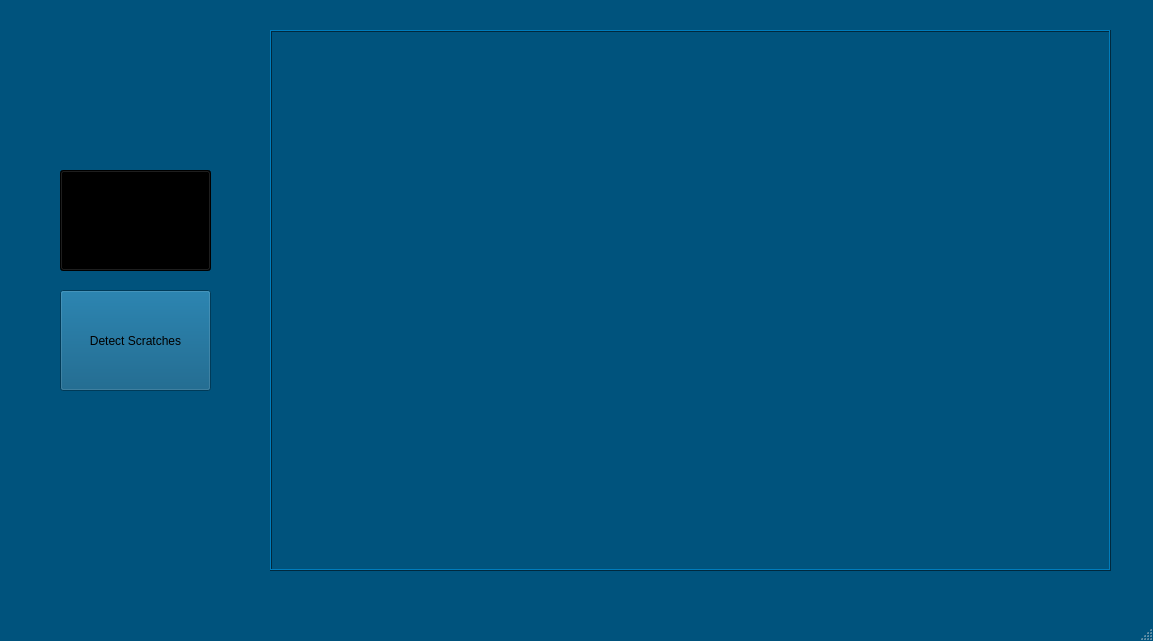
<?xml version="1.0" encoding="UTF-8"?>
<ui version="4.0">
 <class>MainWindow</class>
 <widget class="QMainWindow" name="MainWindow">
  <property name="geometry">
   <rect>
    <x>0</x>
    <y>0</y>
    <width>1153</width>
    <height>641</height>
   </rect>
  </property>
  <property name="minimumSize">
   <size>
    <width>1153</width>
    <height>641</height>
   </size>
  </property>
  <property name="maximumSize">
   <size>
    <width>1153</width>
    <height>681</height>
   </size>
  </property>
  <property name="palette">
   <palette>
    <active>
     <colorrole role="WindowText">
      <brush brushstyle="SolidPattern">
       <color alpha="255">
        <red>255</red>
        <green>255</green>
        <blue>255</blue>
       </color>
      </brush>
     </colorrole>
     <colorrole role="Button">
      <brush brushstyle="SolidPattern">
       <color alpha="255">
        <red>0</red>
        <green>83</green>
        <blue>125</blue>
       </color>
      </brush>
     </colorrole>
     <colorrole role="Light">
      <brush brushstyle="SolidPattern">
       <color alpha="255">
        <red>0</red>
        <green>124</green>
        <blue>188</blue>
       </color>
      </brush>
     </colorrole>
     <colorrole role="Midlight">
      <brush brushstyle="SolidPattern">
       <color alpha="255">
        <red>0</red>
        <green>103</green>
        <blue>156</blue>
       </color>
      </brush>
     </colorrole>
     <colorrole role="Dark">
      <brush brushstyle="SolidPattern">
       <color alpha="255">
        <red>0</red>
        <green>41</green>
        <blue>62</blue>
       </color>
      </brush>
     </colorrole>
     <colorrole role="Mid">
      <brush brushstyle="SolidPattern">
       <color alpha="255">
        <red>0</red>
        <green>55</green>
        <blue>83</blue>
       </color>
      </brush>
     </colorrole>
     <colorrole role="Text">
      <brush brushstyle="SolidPattern">
       <color alpha="255">
        <red>255</red>
        <green>255</green>
        <blue>255</blue>
       </color>
      </brush>
     </colorrole>
     <colorrole role="BrightText">
      <brush brushstyle="SolidPattern">
       <color alpha="255">
        <red>255</red>
        <green>255</green>
        <blue>255</blue>
       </color>
      </brush>
     </colorrole>
     <colorrole role="ButtonText">
      <brush brushstyle="SolidPattern">
       <color alpha="255">
        <red>255</red>
        <green>255</green>
        <blue>255</blue>
       </color>
      </brush>
     </colorrole>
     <colorrole role="Base">
      <brush brushstyle="SolidPattern">
       <color alpha="255">
        <red>0</red>
        <green>0</green>
        <blue>0</blue>
       </color>
      </brush>
     </colorrole>
     <colorrole role="Window">
      <brush brushstyle="SolidPattern">
       <color alpha="255">
        <red>0</red>
        <green>83</green>
        <blue>125</blue>
       </color>
      </brush>
     </colorrole>
     <colorrole role="Shadow">
      <brush brushstyle="SolidPattern">
       <color alpha="255">
        <red>0</red>
        <green>0</green>
        <blue>0</blue>
       </color>
      </brush>
     </colorrole>
     <colorrole role="AlternateBase">
      <brush brushstyle="SolidPattern">
       <color alpha="255">
        <red>0</red>
        <green>41</green>
        <blue>62</blue>
       </color>
      </brush>
     </colorrole>
     <colorrole role="ToolTipBase">
      <brush brushstyle="SolidPattern">
       <color alpha="255">
        <red>255</red>
        <green>255</green>
        <blue>220</blue>
       </color>
      </brush>
     </colorrole>
     <colorrole role="ToolTipText">
      <brush brushstyle="SolidPattern">
       <color alpha="255">
        <red>0</red>
        <green>0</green>
        <blue>0</blue>
       </color>
      </brush>
     </colorrole>
    </active>
    <inactive>
     <colorrole role="WindowText">
      <brush brushstyle="SolidPattern">
       <color alpha="255">
        <red>255</red>
        <green>255</green>
        <blue>255</blue>
       </color>
      </brush>
     </colorrole>
     <colorrole role="Button">
      <brush brushstyle="SolidPattern">
       <color alpha="255">
        <red>0</red>
        <green>83</green>
        <blue>125</blue>
       </color>
      </brush>
     </colorrole>
     <colorrole role="Light">
      <brush brushstyle="SolidPattern">
       <color alpha="255">
        <red>0</red>
        <green>124</green>
        <blue>188</blue>
       </color>
      </brush>
     </colorrole>
     <colorrole role="Midlight">
      <brush brushstyle="SolidPattern">
       <color alpha="255">
        <red>0</red>
        <green>103</green>
        <blue>156</blue>
       </color>
      </brush>
     </colorrole>
     <colorrole role="Dark">
      <brush brushstyle="SolidPattern">
       <color alpha="255">
        <red>0</red>
        <green>41</green>
        <blue>62</blue>
       </color>
      </brush>
     </colorrole>
     <colorrole role="Mid">
      <brush brushstyle="SolidPattern">
       <color alpha="255">
        <red>0</red>
        <green>55</green>
        <blue>83</blue>
       </color>
      </brush>
     </colorrole>
     <colorrole role="Text">
      <brush brushstyle="SolidPattern">
       <color alpha="255">
        <red>255</red>
        <green>255</green>
        <blue>255</blue>
       </color>
      </brush>
     </colorrole>
     <colorrole role="BrightText">
      <brush brushstyle="SolidPattern">
       <color alpha="255">
        <red>255</red>
        <green>255</green>
        <blue>255</blue>
       </color>
      </brush>
     </colorrole>
     <colorrole role="ButtonText">
      <brush brushstyle="SolidPattern">
       <color alpha="255">
        <red>255</red>
        <green>255</green>
        <blue>255</blue>
       </color>
      </brush>
     </colorrole>
     <colorrole role="Base">
      <brush brushstyle="SolidPattern">
       <color alpha="255">
        <red>0</red>
        <green>0</green>
        <blue>0</blue>
       </color>
      </brush>
     </colorrole>
     <colorrole role="Window">
      <brush brushstyle="SolidPattern">
       <color alpha="255">
        <red>0</red>
        <green>83</green>
        <blue>125</blue>
       </color>
      </brush>
     </colorrole>
     <colorrole role="Shadow">
      <brush brushstyle="SolidPattern">
       <color alpha="255">
        <red>0</red>
        <green>0</green>
        <blue>0</blue>
       </color>
      </brush>
     </colorrole>
     <colorrole role="AlternateBase">
      <brush brushstyle="SolidPattern">
       <color alpha="255">
        <red>0</red>
        <green>41</green>
        <blue>62</blue>
       </color>
      </brush>
     </colorrole>
     <colorrole role="ToolTipBase">
      <brush brushstyle="SolidPattern">
       <color alpha="255">
        <red>255</red>
        <green>255</green>
        <blue>220</blue>
       </color>
      </brush>
     </colorrole>
     <colorrole role="ToolTipText">
      <brush brushstyle="SolidPattern">
       <color alpha="255">
        <red>0</red>
        <green>0</green>
        <blue>0</blue>
       </color>
      </brush>
     </colorrole>
    </inactive>
    <disabled>
     <colorrole role="WindowText">
      <brush brushstyle="SolidPattern">
       <color alpha="255">
        <red>0</red>
        <green>41</green>
        <blue>62</blue>
       </color>
      </brush>
     </colorrole>
     <colorrole role="Button">
      <brush brushstyle="SolidPattern">
       <color alpha="255">
        <red>0</red>
        <green>83</green>
        <blue>125</blue>
       </color>
      </brush>
     </colorrole>
     <colorrole role="Light">
      <brush brushstyle="SolidPattern">
       <color alpha="255">
        <red>0</red>
        <green>124</green>
        <blue>188</blue>
       </color>
      </brush>
     </colorrole>
     <colorrole role="Midlight">
      <brush brushstyle="SolidPattern">
       <color alpha="255">
        <red>0</red>
        <green>103</green>
        <blue>156</blue>
       </color>
      </brush>
     </colorrole>
     <colorrole role="Dark">
      <brush brushstyle="SolidPattern">
       <color alpha="255">
        <red>0</red>
        <green>41</green>
        <blue>62</blue>
       </color>
      </brush>
     </colorrole>
     <colorrole role="Mid">
      <brush brushstyle="SolidPattern">
       <color alpha="255">
        <red>0</red>
        <green>55</green>
        <blue>83</blue>
       </color>
      </brush>
     </colorrole>
     <colorrole role="Text">
      <brush brushstyle="SolidPattern">
       <color alpha="255">
        <red>0</red>
        <green>41</green>
        <blue>62</blue>
       </color>
      </brush>
     </colorrole>
     <colorrole role="BrightText">
      <brush brushstyle="SolidPattern">
       <color alpha="255">
        <red>255</red>
        <green>255</green>
        <blue>255</blue>
       </color>
      </brush>
     </colorrole>
     <colorrole role="ButtonText">
      <brush brushstyle="SolidPattern">
       <color alpha="255">
        <red>0</red>
        <green>41</green>
        <blue>62</blue>
       </color>
      </brush>
     </colorrole>
     <colorrole role="Base">
      <brush brushstyle="SolidPattern">
       <color alpha="255">
        <red>0</red>
        <green>83</green>
        <blue>125</blue>
       </color>
      </brush>
     </colorrole>
     <colorrole role="Window">
      <brush brushstyle="SolidPattern">
       <color alpha="255">
        <red>0</red>
        <green>83</green>
        <blue>125</blue>
       </color>
      </brush>
     </colorrole>
     <colorrole role="Shadow">
      <brush brushstyle="SolidPattern">
       <color alpha="255">
        <red>0</red>
        <green>0</green>
        <blue>0</blue>
       </color>
      </brush>
     </colorrole>
     <colorrole role="AlternateBase">
      <brush brushstyle="SolidPattern">
       <color alpha="255">
        <red>0</red>
        <green>83</green>
        <blue>125</blue>
       </color>
      </brush>
     </colorrole>
     <colorrole role="ToolTipBase">
      <brush brushstyle="SolidPattern">
       <color alpha="255">
        <red>255</red>
        <green>255</green>
        <blue>220</blue>
       </color>
      </brush>
     </colorrole>
     <colorrole role="ToolTipText">
      <brush brushstyle="SolidPattern">
       <color alpha="255">
        <red>0</red>
        <green>0</green>
        <blue>0</blue>
       </color>
      </brush>
     </colorrole>
    </disabled>
   </palette>
  </property>
  <property name="windowTitle">
   <string>Scratch Detector</string>
  </property>
  <property name="windowIcon">
   <iconset resource="icons.qrc">
    <normaloff>:/scratch.png</normaloff>:/scratch.png</iconset>
  </property>
  <widget class="QWidget" name="centralwidget">
   <widget class="QToolButton" name="load_image">
    <property name="geometry">
     <rect>
      <x>60</x>
      <y>170</y>
      <width>151</width>
      <height>101</height>
     </rect>
    </property>
    <property name="palette">
     <palette>
      <active>
       <colorrole role="WindowText">
        <brush brushstyle="SolidPattern">
         <color alpha="255">
          <red>255</red>
          <green>255</green>
          <blue>255</blue>
         </color>
        </brush>
       </colorrole>
       <colorrole role="Button">
        <brush brushstyle="SolidPattern">
         <color alpha="255">
          <red>0</red>
          <green>0</green>
          <blue>0</blue>
         </color>
        </brush>
       </colorrole>
       <colorrole role="Light">
        <brush brushstyle="SolidPattern">
         <color alpha="255">
          <red>0</red>
          <green>0</green>
          <blue>0</blue>
         </color>
        </brush>
       </colorrole>
       <colorrole role="Midlight">
        <brush brushstyle="SolidPattern">
         <color alpha="255">
          <red>0</red>
          <green>0</green>
          <blue>0</blue>
         </color>
        </brush>
       </colorrole>
       <colorrole role="Dark">
        <brush brushstyle="SolidPattern">
         <color alpha="255">
          <red>0</red>
          <green>0</green>
          <blue>0</blue>
         </color>
        </brush>
       </colorrole>
       <colorrole role="Mid">
        <brush brushstyle="SolidPattern">
         <color alpha="255">
          <red>0</red>
          <green>0</green>
          <blue>0</blue>
         </color>
        </brush>
       </colorrole>
       <colorrole role="Text">
        <brush brushstyle="SolidPattern">
         <color alpha="255">
          <red>0</red>
          <green>0</green>
          <blue>0</blue>
         </color>
        </brush>
       </colorrole>
       <colorrole role="BrightText">
        <brush brushstyle="SolidPattern">
         <color alpha="255">
          <red>255</red>
          <green>255</green>
          <blue>255</blue>
         </color>
        </brush>
       </colorrole>
       <colorrole role="ButtonText">
        <brush brushstyle="SolidPattern">
         <color alpha="255">
          <red>0</red>
          <green>0</green>
          <blue>0</blue>
         </color>
        </brush>
       </colorrole>
       <colorrole role="Base">
        <brush brushstyle="SolidPattern">
         <color alpha="255">
          <red>0</red>
          <green>0</green>
          <blue>0</blue>
         </color>
        </brush>
       </colorrole>
       <colorrole role="Window">
        <brush brushstyle="SolidPattern">
         <color alpha="255">
          <red>0</red>
          <green>0</green>
          <blue>0</blue>
         </color>
        </brush>
       </colorrole>
       <colorrole role="Shadow">
        <brush brushstyle="SolidPattern">
         <color alpha="255">
          <red>0</red>
          <green>0</green>
          <blue>0</blue>
         </color>
        </brush>
       </colorrole>
       <colorrole role="AlternateBase">
        <brush brushstyle="SolidPattern">
         <color alpha="255">
          <red>0</red>
          <green>0</green>
          <blue>0</blue>
         </color>
        </brush>
       </colorrole>
       <colorrole role="ToolTipBase">
        <brush brushstyle="SolidPattern">
         <color alpha="255">
          <red>255</red>
          <green>255</green>
          <blue>220</blue>
         </color>
        </brush>
       </colorrole>
       <colorrole role="ToolTipText">
        <brush brushstyle="SolidPattern">
         <color alpha="255">
          <red>0</red>
          <green>0</green>
          <blue>0</blue>
         </color>
        </brush>
       </colorrole>
      </active>
      <inactive>
       <colorrole role="WindowText">
        <brush brushstyle="SolidPattern">
         <color alpha="255">
          <red>255</red>
          <green>255</green>
          <blue>255</blue>
         </color>
        </brush>
       </colorrole>
       <colorrole role="Button">
        <brush brushstyle="SolidPattern">
         <color alpha="255">
          <red>0</red>
          <green>0</green>
          <blue>0</blue>
         </color>
        </brush>
       </colorrole>
       <colorrole role="Light">
        <brush brushstyle="SolidPattern">
         <color alpha="255">
          <red>0</red>
          <green>0</green>
          <blue>0</blue>
         </color>
        </brush>
       </colorrole>
       <colorrole role="Midlight">
        <brush brushstyle="SolidPattern">
         <color alpha="255">
          <red>0</red>
          <green>0</green>
          <blue>0</blue>
         </color>
        </brush>
       </colorrole>
       <colorrole role="Dark">
        <brush brushstyle="SolidPattern">
         <color alpha="255">
          <red>0</red>
          <green>0</green>
          <blue>0</blue>
         </color>
        </brush>
       </colorrole>
       <colorrole role="Mid">
        <brush brushstyle="SolidPattern">
         <color alpha="255">
          <red>0</red>
          <green>0</green>
          <blue>0</blue>
         </color>
        </brush>
       </colorrole>
       <colorrole role="Text">
        <brush brushstyle="SolidPattern">
         <color alpha="255">
          <red>0</red>
          <green>0</green>
          <blue>0</blue>
         </color>
        </brush>
       </colorrole>
       <colorrole role="BrightText">
        <brush brushstyle="SolidPattern">
         <color alpha="255">
          <red>255</red>
          <green>255</green>
          <blue>255</blue>
         </color>
        </brush>
       </colorrole>
       <colorrole role="ButtonText">
        <brush brushstyle="SolidPattern">
         <color alpha="255">
          <red>0</red>
          <green>0</green>
          <blue>0</blue>
         </color>
        </brush>
       </colorrole>
       <colorrole role="Base">
        <brush brushstyle="SolidPattern">
         <color alpha="255">
          <red>0</red>
          <green>0</green>
          <blue>0</blue>
         </color>
        </brush>
       </colorrole>
       <colorrole role="Window">
        <brush brushstyle="SolidPattern">
         <color alpha="255">
          <red>0</red>
          <green>0</green>
          <blue>0</blue>
         </color>
        </brush>
       </colorrole>
       <colorrole role="Shadow">
        <brush brushstyle="SolidPattern">
         <color alpha="255">
          <red>0</red>
          <green>0</green>
          <blue>0</blue>
         </color>
        </brush>
       </colorrole>
       <colorrole role="AlternateBase">
        <brush brushstyle="SolidPattern">
         <color alpha="255">
          <red>0</red>
          <green>0</green>
          <blue>0</blue>
         </color>
        </brush>
       </colorrole>
       <colorrole role="ToolTipBase">
        <brush brushstyle="SolidPattern">
         <color alpha="255">
          <red>255</red>
          <green>255</green>
          <blue>220</blue>
         </color>
        </brush>
       </colorrole>
       <colorrole role="ToolTipText">
        <brush brushstyle="SolidPattern">
         <color alpha="255">
          <red>0</red>
          <green>0</green>
          <blue>0</blue>
         </color>
        </brush>
       </colorrole>
      </inactive>
      <disabled>
       <colorrole role="WindowText">
        <brush brushstyle="SolidPattern">
         <color alpha="255">
          <red>0</red>
          <green>0</green>
          <blue>0</blue>
         </color>
        </brush>
       </colorrole>
       <colorrole role="Button">
        <brush brushstyle="SolidPattern">
         <color alpha="255">
          <red>0</red>
          <green>0</green>
          <blue>0</blue>
         </color>
        </brush>
       </colorrole>
       <colorrole role="Light">
        <brush brushstyle="SolidPattern">
         <color alpha="255">
          <red>0</red>
          <green>0</green>
          <blue>0</blue>
         </color>
        </brush>
       </colorrole>
       <colorrole role="Midlight">
        <brush brushstyle="SolidPattern">
         <color alpha="255">
          <red>0</red>
          <green>0</green>
          <blue>0</blue>
         </color>
        </brush>
       </colorrole>
       <colorrole role="Dark">
        <brush brushstyle="SolidPattern">
         <color alpha="255">
          <red>0</red>
          <green>0</green>
          <blue>0</blue>
         </color>
        </brush>
       </colorrole>
       <colorrole role="Mid">
        <brush brushstyle="SolidPattern">
         <color alpha="255">
          <red>0</red>
          <green>0</green>
          <blue>0</blue>
         </color>
        </brush>
       </colorrole>
       <colorrole role="Text">
        <brush brushstyle="SolidPattern">
         <color alpha="255">
          <red>0</red>
          <green>0</green>
          <blue>0</blue>
         </color>
        </brush>
       </colorrole>
       <colorrole role="BrightText">
        <brush brushstyle="SolidPattern">
         <color alpha="255">
          <red>255</red>
          <green>255</green>
          <blue>255</blue>
         </color>
        </brush>
       </colorrole>
       <colorrole role="ButtonText">
        <brush brushstyle="SolidPattern">
         <color alpha="255">
          <red>0</red>
          <green>0</green>
          <blue>0</blue>
         </color>
        </brush>
       </colorrole>
       <colorrole role="Base">
        <brush brushstyle="SolidPattern">
         <color alpha="255">
          <red>0</red>
          <green>0</green>
          <blue>0</blue>
         </color>
        </brush>
       </colorrole>
       <colorrole role="Window">
        <brush brushstyle="SolidPattern">
         <color alpha="255">
          <red>0</red>
          <green>0</green>
          <blue>0</blue>
         </color>
        </brush>
       </colorrole>
       <colorrole role="Shadow">
        <brush brushstyle="SolidPattern">
         <color alpha="255">
          <red>0</red>
          <green>0</green>
          <blue>0</blue>
         </color>
        </brush>
       </colorrole>
       <colorrole role="AlternateBase">
        <brush brushstyle="SolidPattern">
         <color alpha="255">
          <red>0</red>
          <green>0</green>
          <blue>0</blue>
         </color>
        </brush>
       </colorrole>
       <colorrole role="ToolTipBase">
        <brush brushstyle="SolidPattern">
         <color alpha="255">
          <red>255</red>
          <green>255</green>
          <blue>220</blue>
         </color>
        </brush>
       </colorrole>
       <colorrole role="ToolTipText">
        <brush brushstyle="SolidPattern">
         <color alpha="255">
          <red>0</red>
          <green>0</green>
          <blue>0</blue>
         </color>
        </brush>
       </colorrole>
      </disabled>
     </palette>
    </property>
    <property name="text">
     <string>Load Image</string>
    </property>
    <property name="icon">
     <iconset resource="icons.qrc">
      <normaloff>:/folder.png</normaloff>:/folder.png</iconset>
    </property>
    <property name="iconSize">
     <size>
      <width>80</width>
      <height>80</height>
     </size>
    </property>
    <property name="toolButtonStyle">
     <enum>Qt::ToolButtonTextUnderIcon</enum>
    </property>
   </widget>
   <widget class="QToolButton" name="detect_scratches">
    <property name="geometry">
     <rect>
      <x>60</x>
      <y>290</y>
      <width>151</width>
      <height>101</height>
     </rect>
    </property>
    <property name="palette">
     <palette>
      <active>
       <colorrole role="Text">
        <brush brushstyle="SolidPattern">
         <color alpha="255">
          <red>0</red>
          <green>0</green>
          <blue>0</blue>
         </color>
        </brush>
       </colorrole>
       <colorrole role="ButtonText">
        <brush brushstyle="SolidPattern">
         <color alpha="255">
          <red>0</red>
          <green>0</green>
          <blue>0</blue>
         </color>
        </brush>
       </colorrole>
      </active>
      <inactive>
       <colorrole role="Text">
        <brush brushstyle="SolidPattern">
         <color alpha="255">
          <red>0</red>
          <green>0</green>
          <blue>0</blue>
         </color>
        </brush>
       </colorrole>
       <colorrole role="ButtonText">
        <brush brushstyle="SolidPattern">
         <color alpha="255">
          <red>0</red>
          <green>0</green>
          <blue>0</blue>
         </color>
        </brush>
       </colorrole>
      </inactive>
      <disabled>
       <colorrole role="Text">
        <brush brushstyle="SolidPattern">
         <color alpha="255">
          <red>0</red>
          <green>0</green>
          <blue>0</blue>
         </color>
        </brush>
       </colorrole>
       <colorrole role="ButtonText">
        <brush brushstyle="SolidPattern">
         <color alpha="255">
          <red>0</red>
          <green>0</green>
          <blue>0</blue>
         </color>
        </brush>
       </colorrole>
      </disabled>
     </palette>
    </property>
    <property name="text">
     <string>Detect Scratches</string>
    </property>
    <property name="icon">
     <iconset resource="icons.qrc">
      <normaloff>:/scratch.png</normaloff>:/scratch.png</iconset>
    </property>
    <property name="iconSize">
     <size>
      <width>80</width>
      <height>80</height>
     </size>
    </property>
    <property name="toolButtonStyle">
     <enum>Qt::ToolButtonTextUnderIcon</enum>
    </property>
   </widget>
   <widget class="QLabel" name="img_display">
    <property name="geometry">
     <rect>
      <x>270</x>
      <y>30</y>
      <width>841</width>
      <height>541</height>
     </rect>
    </property>
    <property name="frameShape">
     <enum>QFrame::Box</enum>
    </property>
    <property name="frameShadow">
     <enum>QFrame::Raised</enum>
    </property>
    <property name="text">
     <string/>
    </property>
   </widget>
  </widget>
  <widget class="QMenuBar" name="menubar">
   <property name="geometry">
    <rect>
     <x>0</x>
     <y>0</y>
     <width>1153</width>
     <height>26</height>
    </rect>
   </property>
  </widget>
  <widget class="QStatusBar" name="statusbar"/>
 </widget>
 <resources>
  <include location="icons.qrc"/>
 </resources>
 <connections/>
</ui>
